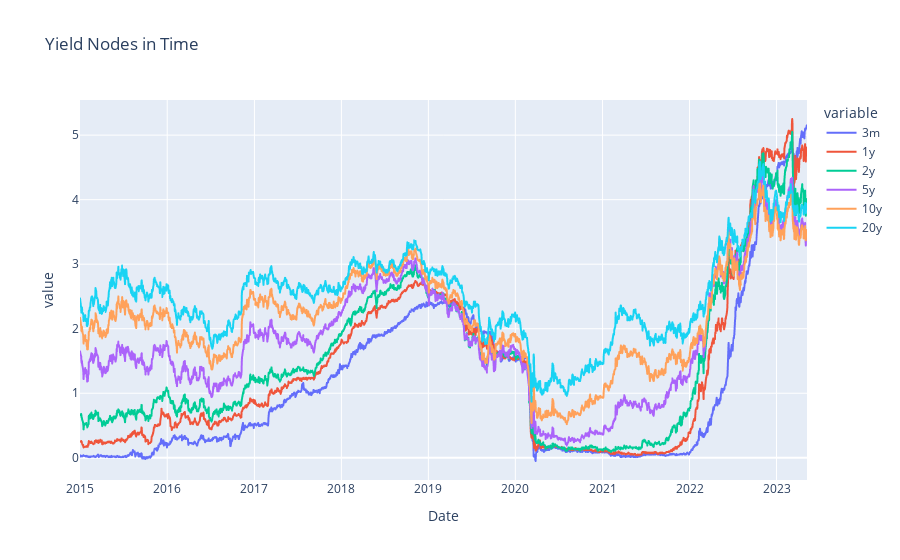

The notebook cell this image was saved under:
### Code cell
# Veamos el comportamiento Historico de cada nodo
fig = px.line(yield_curve,title='Yield Nodes in Time')
fig.show()

### Figure 1 — Plotly figure (JSON) as saved in the notebook; plotly's stock layout.template omitted (floating-point values rounded to 4 significant figures; data arrays with more than 128 entries replaced by an {"elided": "..."} marker saying what was removed)
{"data": [{"hovertemplate": "variable=3m<br>Date=%{x}<br>value=%{y}<extra></extra>", "legendgroup": "3m", "line": {"color": "#636efa", "dash": "solid"}, "marker": {"symbol": "circle"}, "mode": "lines", "name": "3m", "showlegend": true, "type": "scattergl", "x": {"elided": "2091 str values"}, "xaxis": "x", "y": {"elided": "2091 float values"}, "yaxis": "y"}, {"hovertemplate": "variable=1y<br>Date=%{x}<br>value=%{y}<extra></extra>", "legendgroup": "1y", "line": {"color": "#EF553B", "dash": "solid"}, "marker": {"symbol": "circle"}, "mode": "lines", "name": "1y", "showlegend": true, "type": "scattergl", "x": {"elided": "2091 str values"}, "xaxis": "x", "y": {"elided": "2091 float values"}, "yaxis": "y"}, {"hovertemplate": "variable=2y<br>Date=%{x}<br>value=%{y}<extra></extra>", "legendgroup": "2y", "line": {"color": "#00cc96", "dash": "solid"}, "marker": {"symbol": "circle"}, "mode": "lines", "name": "2y", "showlegend": true, "type": "scattergl", "x": {"elided": "2091 str values"}, "xaxis": "x", "y": {"elided": "2091 float values"}, "yaxis": "y"}, {"hovertemplate": "variable=5y<br>Date=%{x}<br>value=%{y}<extra></extra>", "legendgroup": "5y", "line": {"color": "#ab63fa", "dash": "solid"}, "marker": {"symbol": "circle"}, "mode": "lines", "name": "5y", "showlegend": true, "type": "scattergl", "x": {"elided": "2091 str values"}, "xaxis": "x", "y": {"elided": "2091 float values"}, "yaxis": "y"}, {"hovertemplate": "variable=10y<br>Date=%{x}<br>value=%{y}<extra></extra>", "legendgroup": "10y", "line": {"color": "#FFA15A", "dash": "solid"}, "marker": {"symbol": "circle"}, "mode": "lines", "name": "10y", "showlegend": true, "type": "scattergl", "x": {"elided": "2091 str values"}, "xaxis": "x", "y": {"elided": "2091 float values"}, "yaxis": "y"}, {"hovertemplate": "variable=20y<br>Date=%{x}<br>value=%{y}<extra></extra>", "legendgroup": "20y", "line": {"color": "#19d3f3", "dash": "solid"}, "marker": {"symbol": "circle"}, "mode": "lines", "name": "20y", "showlegend": true, "type": "scattergl", "x": {"elided": "2091 str values"}, "xaxis": "x", "y": {"elided": "2091 float values"}, "yaxis": "y"}], "layout": {"legend": {"title": {"text": "variable"}, "tracegroupgap": 0}, "title": {"text": "Yield Nodes in Time"}, "xaxis": {"anchor": "y", "domain": [0, 1], "title": {"text": "Date"}}, "yaxis": {"anchor": "x", "domain": [0, 1], "title": {"text": "value"}}}}
